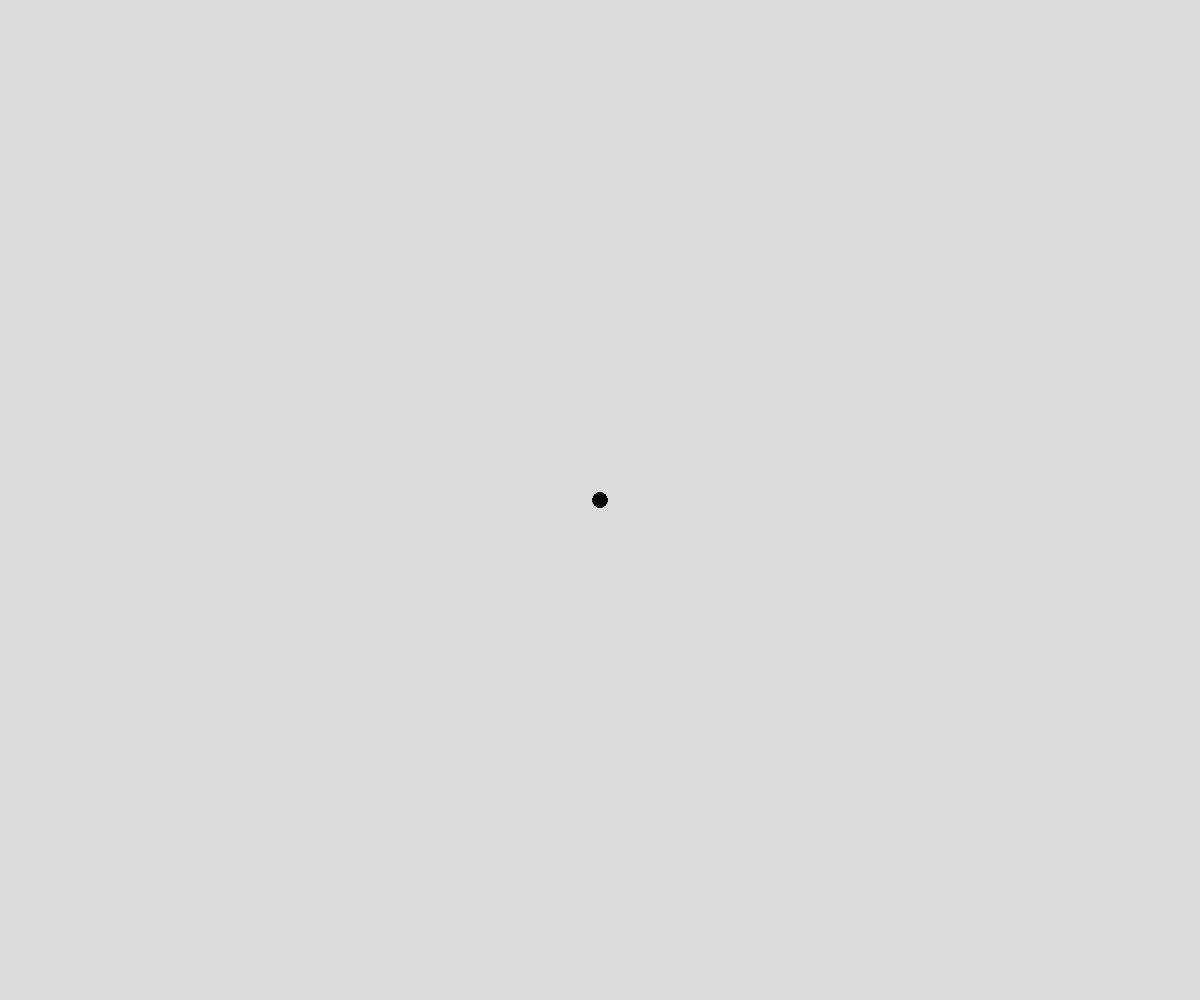
Frame 1 (no input)
Frame 60 (no input): identical to frame 1, image omitted
Frame 120 (the mouse pressed at the canvas centre since frame 60): identical to frame 1, image omitted

The p5.js sketch that drew this single still picture (run headless with seeded random() and noise() and a simulated clock; from frame 60 on, the mouse is pressed at the canvas centre):

// p5.js sketch
// ── sketch.js
// Basic Snake Mechanic
// Mr. Scott
// October 11, 2023
// Some more practice with Arrays, Classes

// Global Variables
let points = []; //snake coordinates
let headLocation; //object - where the head is
let speed = 10;
let snakeLength = 25;

function setup() {
  createCanvas(windowWidth, windowHeight);
  headLocation = new Point(width/2, height/2);
  initSnake();
  strokeWeight(15);
}

function initSnake(){
  //set up 5 points in our array
  for(let i = 0; i < snakeLength; i++){
    points.push(createPoint());
  }
}

function createPoint(){
  //keyboard control, return a Point object
  if(keyCode===RIGHT_ARROW) headLocation.x += speed;
  else if(keyCode===LEFT_ARROW) headLocation.x -= speed;
  else if(keyCode===UP_ARROW) headLocation.y -= speed;
  else if(keyCode===DOWN_ARROW) headLocation.y += speed;
  return new Point(headLocation.x, headLocation.y);

}

function displaySnake(){
  //loop through all pairs of points
  for(let i = 0; i<points.length-1;i++){
    let curr = points[i];  //current item
    let right = points[i+1];  //right neighbour   //0 transparent - 255 opaque
    let alphaValue = map(i, 0, points.length-1,0,255 );
    stroke(0,alphaValue);
    line(curr.x,curr.y,right.x,right.y);
  }
}

function moveSnake(){
  //delete first point, add a new point on the end
  points.splice(0,1); //deleting the tail
  points.push(createPoint());
}

function draw() {
  background(220);
  moveSnake();
  displaySnake();
}

class Point{   // simple class for (x,y) point
  constructor(x,y){
    this.x = x;
    this.y = y;
  }
}
